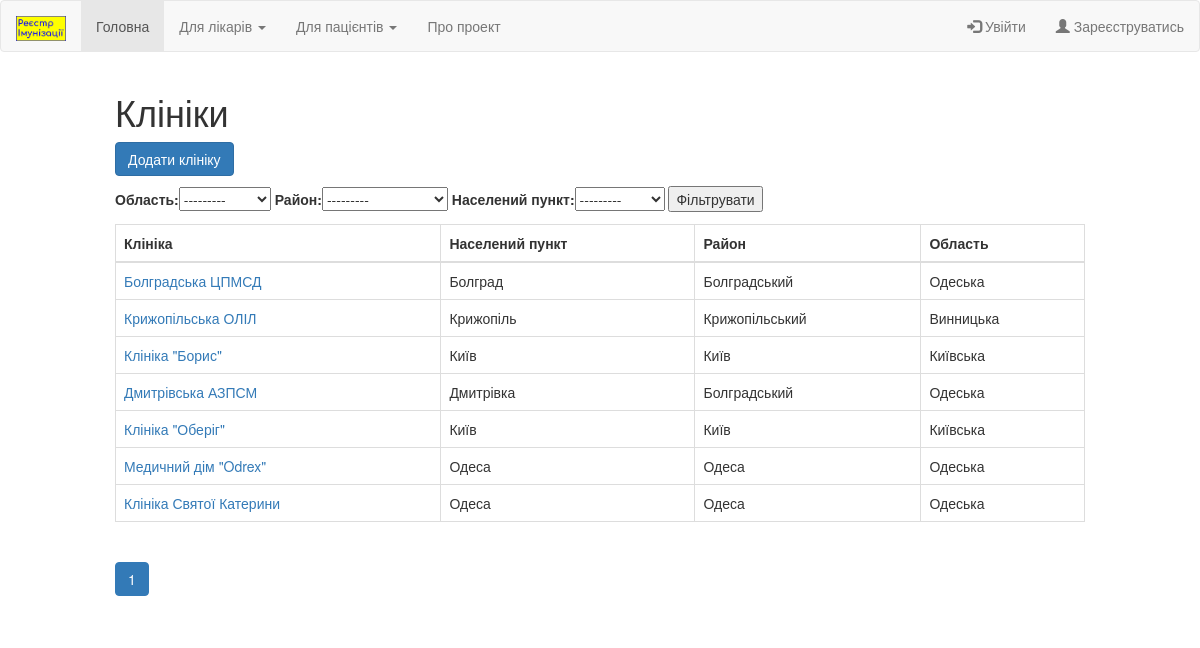
The page /registry/clinics/ on the database as committed earlier.
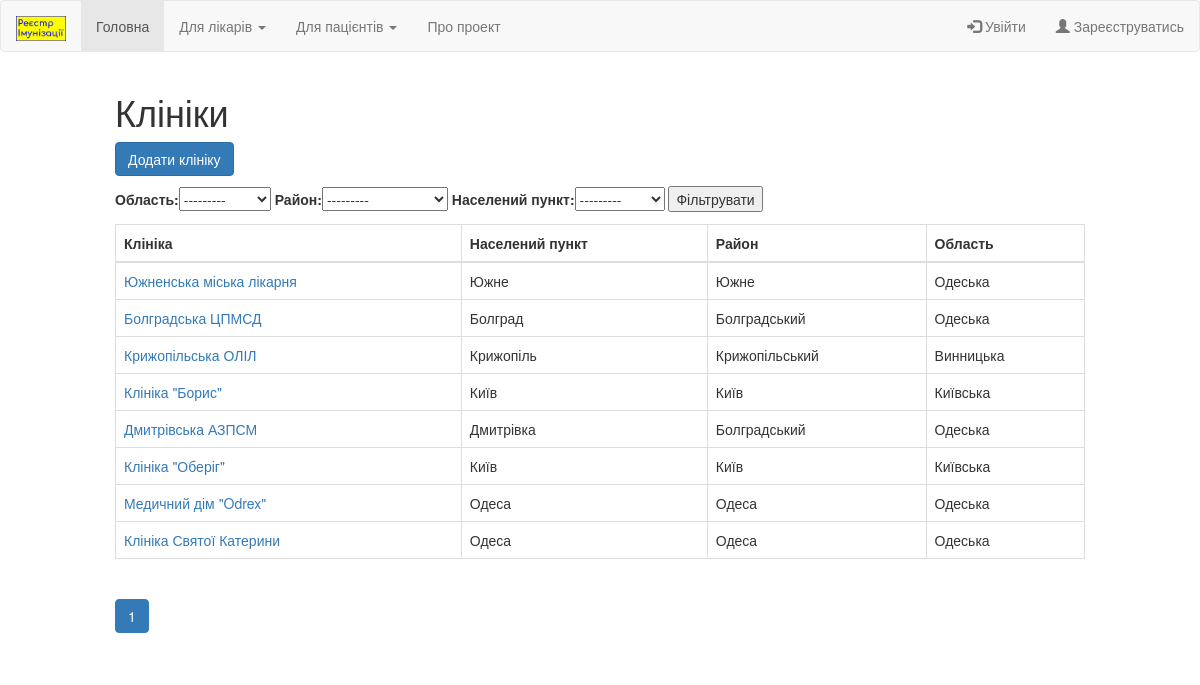
The same page on the database as committed later.
### registry/models.py (models this page shows, shortened)
class Clinic(models.Model):
    clinic = models.CharField(max_length=64)
    logo = models.ImageField(upload_to='uploads/%Y/%m/%d/', blank=True, null=True)
    info = models.TextField(max_length=265, blank=True, null=True)
    locality = models.ForeignKey(Locality, on_delete=models.SET_NULL, null=True, blank=True)
    def get_registry_url(self):
        return reverse('clinic', args=[str(self.id)])
    class Meta:
        verbose_name = "Клініка"
        verbose_name_plural = "Клініки"
        ordering = ['-id']

class Locality(models.Model):
    locality = models.CharField(max_length=32)
    district = models.ForeignKey(District, on_delete=models.SET_NULL, null=True, blank=True)
    def __str__(self):
        return self.locality
    class Meta:
        verbose_name = "Населений пункт"
        verbose_name_plural = "Населені пункти"
        ordering = ['locality']

class District(models.Model):
    district = models.CharField(max_length=32)
    region = models.ForeignKey(Region, on_delete=models.SET_NULL, null=True, blank=True)
    def __str__(self):
        return self.district
    class Meta:
        verbose_name = "Район"
        verbose_name_plural = "Райони"
        ordering = ['district']

class Region(models.Model):
    region = models.CharField(max_length=32)
    def __str__(self):
        return self.region
    class Meta:
        verbose_name = "Область"
        verbose_name_plural = "Області"
        ordering = ['region']

### registry/views.py (the view)
# urls.py: path('clinics/', views.clinics, name='api_clinics'),
def clinics(request):
    form = ClinicsSearchForm(request.GET)
    if form.is_valid():
        locality = form.cleaned_data['locality']
        district = form.cleaned_data['district']
        region = form.cleaned_data['region']
        if locality is not None:
            clinics = Clinic.objects.filter(locality = locality)
        elif district is not None:
            clinics = Clinic.objects.filter(locality__district = district)
        elif region is not None:
            clinics = Clinic.objects.filter(locality__district__region = region)
        else:
            clinics = Clinic.objects.all()
    else:
        clinics = Clinic.objects.all()
    pages = Paginator(clinics, 30)
    current_page = request.GET.get('page', 1)
    try:
        current_page = int(current_page)
    except:
        current_page = 1
    if current_page not in pages.page_range:
        current_page = 1
    clinics = pages.page(current_page)
    num_pages = pages.page_range
    context = {'clinics': clinics, 'form': form, 'num_pages': num_pages, 'current_page': current_page}
    return render(request, 'registry/clinics.html', context)

### registry/forms.py
class ClinicsSearchForm(forms.Form):
    region = forms.ModelChoiceField(label='Область', queryset = Region.objects.all(), required=False)
    district = forms.ModelChoiceField(label='Район', queryset = District.objects.all(), required=False)
    locality = forms.ModelChoiceField(label='Населений пункт', queryset = Locality.objects.all(), required=False)

### registry/templates/registry/clinics.html (shortened to what this page needs)
{% extends "base.html" %}
{% block content %}
    <h1>Клініки</h1>
<a href="{% url 'clinic_add' %}"><button class="btn btn-primary btn-bg" name="clinic_add">Додати клініку</button></a>
<form action="" method="get">
    {{ form }}
    <input type="submit" value="Фільтрувати">
</form>
<table class="table table-bordered">
    <thead>
    <tr>
        <th>Клініка</th>
        <th>Населений пункт</th>
        <th>Район</th>
        <th>Область</th>
    </tr>
    </thead>
    <tbody>
    {% for clinic in clinics %}
    <tr>
        <td><a href="{{ clinic.get_registry_url }}">{{ clinic.clinic }}</a></td>
        <td>{{ clinic.locality }}</td>
        <td>{{ clinic.locality.district }}</td>
        <td>{{ clinic.locality.district.region }}</td>
    </tr>
    {% endfor %}
    </tbody>
</table>
<ul class="pagination">
    {% for num in num_pages %}
        {% if num == current_page %}
            <li class="page-item active"><span class="page-link">{{num}}</span></li>
        {% else %}
            <li class="page-item"><a class="page-link" href="{% url 'clinics' %}?page={{num}}">{{num}}</a></li>
        {% endif %}
    {% endfor %}
</ul>
    {% load static %}
{% endblock %}

Rows that differ between the two databases and show on the page:
added Clinic: clinic "Южненська міська лікарня", locality "Южне", locality.district "Южне", locality.district.region "Одеська"
